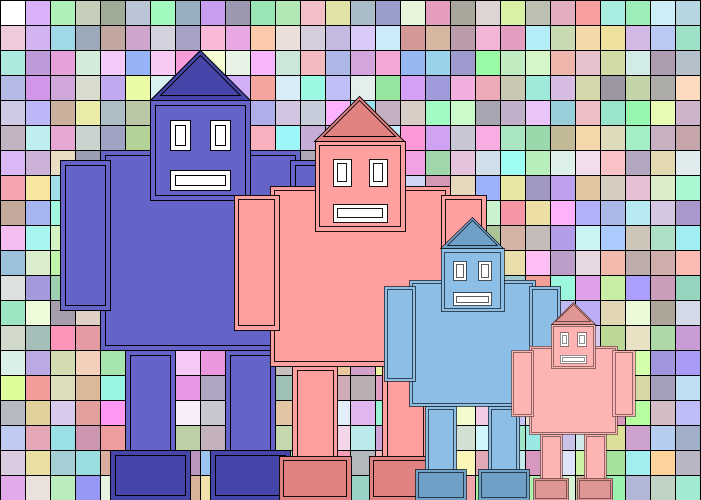
Frame 1 (no input)
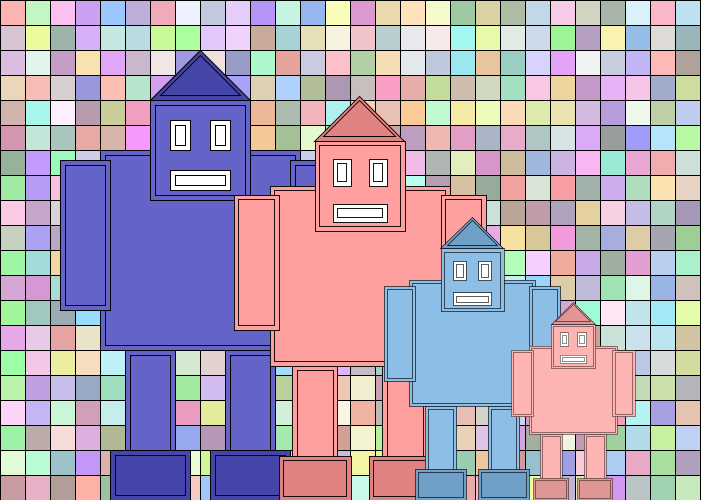
Frame 60 (the mouse pressed at the canvas centre just before this capture)
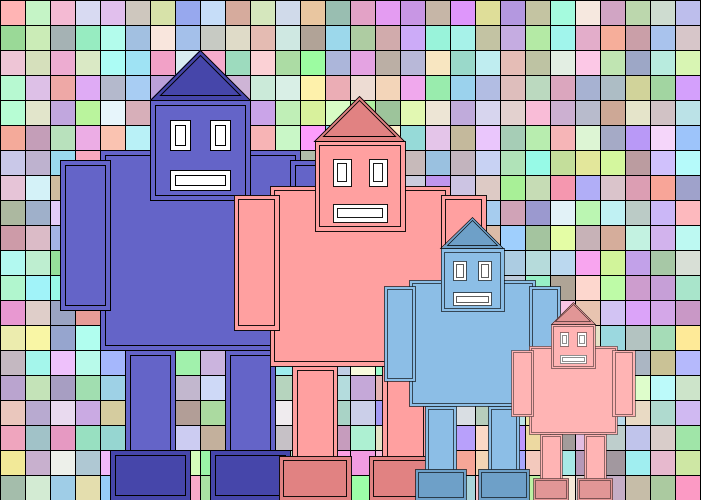
Frame 120 (the mouse held since frame 60 and released just before this capture)

The Processing sketch that drew these frames (run headless with seeded random() and noise(); from frame 60 on, the mouse is pressed at the canvas centre):

// Processing sketch: processing_81331
// ── processing_81331.pde

/*
Program Title: A2-2
 Program Description: Write a procedure for drawing a simple character with at least two parameters,
 and use your procedure at least three times with different values of its parameters
 By Amber Choo, September 27th, 2012
 */

void setup() {
  size(701, 500); //change canvas size to 701x500 pix
}

void variableRectangle(int x, int y, int px, int py, int r, int g, int b) { //create new procedure. parameters: x=x position. y=y position. px=width. py=height. ints r,g,b = RGB color values.
  rect(x, y, px, py); //rectangles will be drawn with these variables as its values
  rect(x+5, y+5, px-10, py-10); 
  fill(r, g, b); //fill colour will be determined by variables r,g,b
}

void variableTriangle(int x, int y, int x2, int y2, int x3, int y3, int r, int g, int b) { //create new procedure. The first 6 intergers set the positions of the three points of the triangle. ints r,g,b = RGB color values.
  triangle(x, y, x2, y2, x3, y3); //triangles will be drawn with these variables as its values
  triangle(x+10, y-5, x2, y2+5, x3-10, y3-5); 
  fill(r, g, b); //fill colour will be determined by variables r,g,b
}

void robot(int x, int y, float s, int r, int g, int b) { //x and y are for location. s is for scale. The rest are for RGB color. 
  scale(s); //we will use this to make a family of robots of different sizes
  fill(r, g, b); //changes color of body, below. 
  variableRectangle(200+x, 200+y, 200, 200, r, g, b); //body
  variableRectangle(250+x, 150+y, 100, 100, 255, 255, 255); //head
  variableRectangle(310+x, 170+y, 20, 30, 255, 255, 255); //right eye 
  variableRectangle(270+x, 170+y, 20, 30, r, g, b); //left eye
  variableRectangle(225+x, 400+y, 50, 150, r-30, g-30, b-30); //left leg
  variableRectangle(210+x, 500+y, 80, 50, r, g, b); //left shoe
  variableRectangle(325+x, 400+y, 50, 150, r-30, g-30, b-30); //right leg
  variableRectangle(310+x, 500+y, 80, 50, r, g, b); //right shoe
  variableRectangle(160+x, 210+y, 50, 150, r, g, b); //left arm
  variableRectangle(390+x, 210+y, 50, 150, 255, 255, 255); //right arm
  variableRectangle(270+x, 220+y, 60, 20, r-30, g-30, b-30); //mouth
  variableTriangle(250+x, 150+y, 300+x, 100+y, 350+x, 150+y, r, g, b); //hat
}

void draw() { 
  //tiles in the background:
  int i = 0; //declare variable i and j for use in while loop
  int j = 0; 
  while (i <= width && j <= height) { //while variable i and j are within the parameters of the screen
    rect(i, j, 30, 30); //draw a rectangle at i, j, 30x30pixels
    i = i + 25; //and add a value of 25 to i to keep drawing on x axis
    fill(random(150, 255), random(150, 255), random(150, 255));  //IT'S PARTY TIME
    while (i > width) { //when variable i becomes greater than the width of the screen
      i = 0; //reset i's value to 0 (so we can (start drawing a new line from the left side of the screen...)
      j = j+25; //and add 25 to j (new line of rectangles will be below the last drawn line.)
    }
  }
  //parameters for robots below: x location, y location, scale, R color value, G color value, B color value (RGB)
  robot(-100, -50, 1, 100, 100, 200); //man robot
  robot(100, 7, 0.9, 255, 160, 160); //lady robot
  robot(450, 245, 0.7, 140, 190, 230); //boy robot
  robot(1000, 585, 0.7, 255, 180, 180); //girl robot
}
